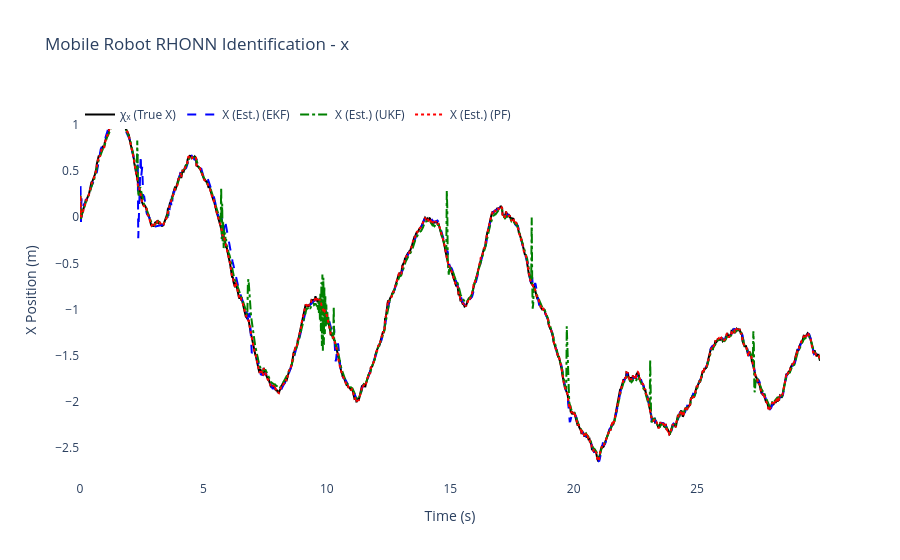
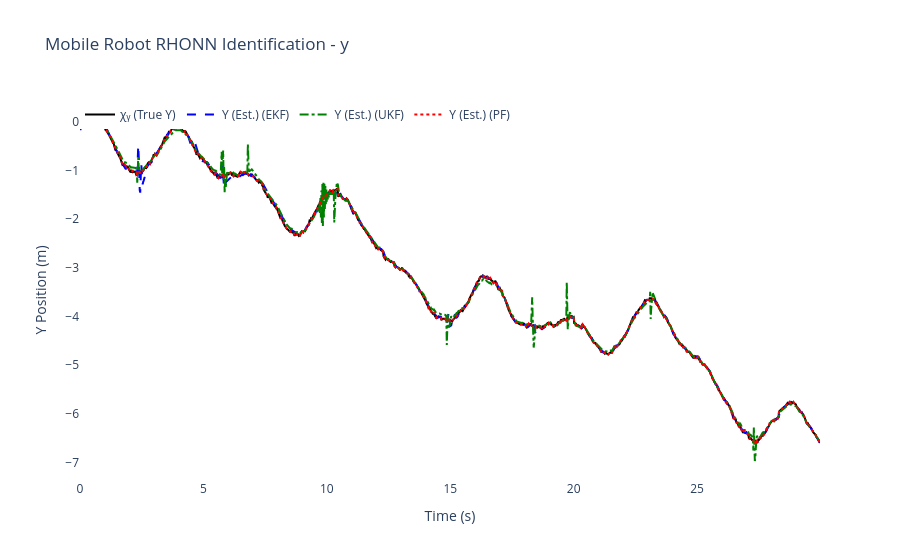
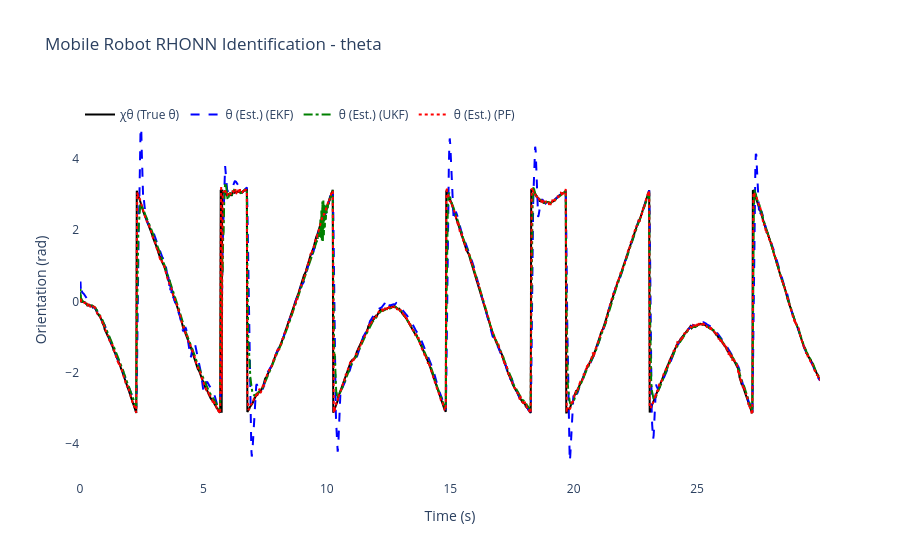
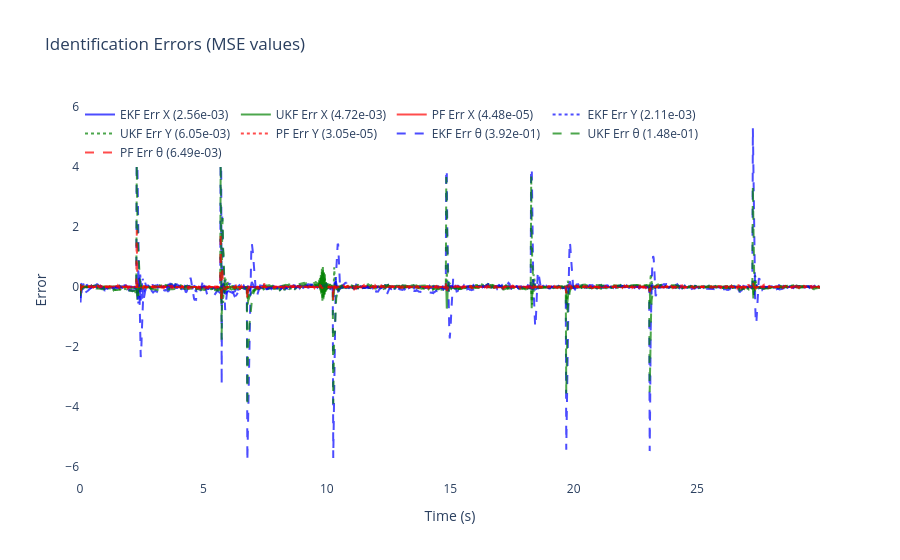

The notebook cell saved with these charts, in order:
### Code cell
# ============================================================
# 6) Results & plots for Differential Drive Mobile Robot
# ============================================================

mse_x_ekf = np.mean((x_true[:, 0] - x_hat_ekf[:, 0])**2)
mse_y_ekf = np.mean((x_true[:, 1] - x_hat_ekf[:, 1])**2)
mse_theta_ekf = np.mean((x_true[:, 2] - x_hat_ekf[:, 2])**2)

mse_x_ukf = np.mean((x_true[:, 0] - x_hat_ukf[:, 0])**2)
mse_y_ukf = np.mean((x_true[:, 1] - x_hat_ukf[:, 1])**2)
mse_theta_ukf = np.mean((x_true[:, 2] - x_hat_ukf[:, 2])**2)

mse_x_pf = np.mean((x_true[:, 0] - x_hat_pf[:, 0])**2)
mse_y_pf = np.mean((x_true[:, 1] - x_hat_pf[:, 1])**2)
mse_theta_pf = np.mean((x_true[:, 2] - x_hat_pf[:, 2])**2)

print(f"\nFinal EKF-RHONN Weights:")
for i in range(3):
    state_names = ['x', 'y', 'theta']
    print(f"  Neuron {i+1} ({state_names[i]}): {ekf_trainer.weights[i]}")

print(f"\nFinal UKF-RHONN Weights:")
for i in range(3):
    state_names = ['x', 'y', 'theta']
    print(f"  Neuron {i+1} ({state_names[i]}): {ukf_trainer.weights[i]}")

print(f"\nFinal PF-RHONN Weight Estimates:")
pf_estimates = pf_trainer.get_estimate()
for i in range(3):
    state_names = ['x', 'y', 'theta']
    print(f"  Neuron {i+1} ({state_names[i]}): {pf_estimates[i]}")

print("\n--- Performance Comparison (MSE) ---")
print(f"EKF MSE x:     {mse_x_ekf:.6f}")
print(f"EKF MSE y:     {mse_y_ekf:.6f}")
print(f"EKF MSE theta: {mse_theta_ekf:.6f}")
print(f"UKF MSE x:     {mse_x_ukf:.6f}")
print(f"UKF MSE y:     {mse_y_ukf:.6f}")
print(f"UKF MSE theta: {mse_theta_ukf:.6f}")
print(f"PF  MSE x:     {mse_x_pf:.6f}")
print(f"PF  MSE y:     {mse_y_pf:.6f}")
print(f"PF  MSE theta: {mse_theta_pf:.6f}")

states_info = [
    {'idx': 0, 'var': 'x', 'desc': 'X Position', 'y_label': 'X Position (m)', 'chi': 'χₓ (True X)', 'x': 'X (Est.)'},
    {'idx': 1, 'var': 'y', 'desc': 'Y Position', 'y_label': 'Y Position (m)', 'chi': 'χᵧ (True Y)', 'x': 'Y (Est.)'},
    {'idx': 2, 'var': 'theta', 'desc': 'Orientation', 'y_label': 'Orientation (rad)', 'chi': 'χθ (True θ)', 'x': 'θ (Est.)'}
]

for state_info in states_info:
    i = state_info['idx']
    trace_plant = go.Scatter(x=t_history, y=x_true[:, i], mode='lines', name=state_info['chi'], line=dict(color='black', width=2))
    trace_ekf = go.Scatter(x=t_history, y=x_hat_ekf[:, i], mode='lines', name=f"{state_info['x']} (EKF)", line=dict(dash='dash', color='blue'))
    trace_ukf = go.Scatter(x=t_history, y=x_hat_ukf[:, i], mode='lines', name=f"{state_info['x']} (UKF)", line=dict(dash='dashdot', color='green'))
    trace_pf = go.Scatter(x=t_history, y=x_hat_pf[:, i], mode='lines', name=f"{state_info['x']} (PF)", line=dict(dash='dot', color='red'))
    fig = go.Figure([trace_plant, trace_ekf, trace_ukf, trace_pf])
    fig.update_layout(title=f'Mobile Robot RHONN Identification - {state_info["var"]}', xaxis_title='Time (s)', yaxis_title=state_info['y_label'], legend=dict(x=0, y=1, orientation='h'), font=dict(size=12), plot_bgcolor='white', paper_bgcolor='white')
    fig.show()

error_x_ekf = x_true[:, 0] - x_hat_ekf[:, 0]
error_y_ekf = x_true[:, 1] - x_hat_ekf[:, 1]
error_theta_ekf = x_true[:, 2] - x_hat_ekf[:, 2]
error_x_ukf = x_true[:, 0] - x_hat_ukf[:, 0]
error_y_ukf = x_true[:, 1] - x_hat_ukf[:, 1]
error_theta_ukf = x_true[:, 2] - x_hat_ukf[:, 2]
error_x_pf = x_true[:, 0] - x_hat_pf[:, 0]
error_y_pf = x_true[:, 1] - x_hat_pf[:, 1]
error_theta_pf = x_true[:, 2] - x_hat_pf[:, 2]

fig2 = go.Figure()
fig2.add_trace(go.Scatter(x=t_history, y=error_x_ekf, mode='lines', name=f'EKF Err X ({mse_x_ekf:.2e})', opacity=0.7, line=dict(color='blue')))
fig2.add_trace(go.Scatter(x=t_history, y=error_x_ukf, mode='lines', name=f'UKF Err X ({mse_x_ukf:.2e})', opacity=0.7, line=dict(color='green')))
fig2.add_trace(go.Scatter(x=t_history, y=error_x_pf, mode='lines', name=f'PF Err X ({mse_x_pf:.2e})', opacity=0.7, line=dict(color='red')))
fig2.add_trace(go.Scatter(x=t_history, y=error_y_ekf, mode='lines', name=f'EKF Err Y ({mse_y_ekf:.2e})', opacity=0.7, line=dict(color='blue', dash='dot')))
fig2.add_trace(go.Scatter(x=t_history, y=error_y_ukf, mode='lines', name=f'UKF Err Y ({mse_y_ukf:.2e})', opacity=0.7, line=dict(color='green', dash='dot')))
fig2.add_trace(go.Scatter(x=t_history, y=error_y_pf, mode='lines', name=f'PF Err Y ({mse_y_pf:.2e})', opacity=0.7, line=dict(color='red', dash='dot')))
fig2.add_trace(go.Scatter(x=t_history, y=error_theta_ekf, mode='lines', name=f'EKF Err θ ({mse_theta_ekf:.2e})', opacity=0.7, line=dict(color='blue', dash='dash')))
fig2.add_trace(go.Scatter(x=t_history, y=error_theta_ukf, mode='lines', name=f'UKF Err θ ({mse_theta_ukf:.2e})', opacity=0.7, line=dict(color='green', dash='dash')))
fig2.add_trace(go.Scatter(x=t_history, y=error_theta_pf, mode='lines', name=f'PF Err θ ({mse_theta_pf:.2e})', opacity=0.7, line=dict(color='red', dash='dash')))
fig2.update_layout(title='Identification Errors (MSE values)', xaxis_title='Time (s)', yaxis_title='Error', legend=dict(x=0, y=1, orientation='h'), font=dict(size=12), plot_bgcolor='white', paper_bgcolor='white')
fig2.show()

# 2D Trajectory plot
fig_trajectory = go.Figure()
fig_trajectory.add_trace(go.Scatter(x=x_true[:, 0], y=x_true[:, 1], mode='lines', name='True', line=dict(color='black', width=3)))
fig_trajectory.add_trace(go.Scatter(x=x_hat_ekf[:, 0], y=x_hat_ekf[:, 1], mode='lines', name='EKF', line=dict(color='blue', width=2, dash='dash')))
fig_trajectory.add_trace(go.Scatter(x=x_hat_ukf[:, 0], y=x_hat_ukf[:, 1], mode='lines', name='UKF', line=dict(color='green', width=2, dash='dashdot')))
fig_trajectory.add_trace(go.Scatter(x=x_hat_pf[:, 0], y=x_hat_pf[:, 1], mode='lines', name='PF', line=dict(color='red', width=2, dash='dot')))
fig_trajectory.add_trace(go.Scatter(x=[x_true[0, 0]], y=[x_true[0, 1]], mode='markers', name='Start', marker=dict(color='green', size=10, symbol='star')))
fig_trajectory.add_trace(go.Scatter(x=[x_true[-1, 0]], y=[x_true[-1, 1]], mode='markers', name='End', marker=dict(color='red', size=10, symbol='square')))
fig_trajectory.update_layout(title='Trajectory Comparison (Optimized Params)', xaxis_title='X (m)', yaxis_title='Y (m)', font=dict(size=12), plot_bgcolor='white', paper_bgcolor='white', showlegend=True)
fig_trajectory.show()

mse_total_ekf = mse_x_ekf + mse_y_ekf + mse_theta_ekf
mse_total_ukf = mse_x_ukf + mse_y_ukf + mse_theta_ukf
mse_total_pf = mse_x_pf + mse_y_pf + mse_theta_pf
mse_totals = {'EKF': mse_total_ekf, 'UKF': mse_total_ukf, 'PF': mse_total_pf}
best_filter = min(mse_totals, key=mse_totals.get)
print(f"\nBest overall performance: {best_filter} (total MSE: {mse_totals[best_filter]:.6f})")

# --- Parameter summary ---
print("\n--- Optimized Parameter Summary ---")
print(f"EKF params: Q={ekf_trainer.Q[0][0,0]:.3e} R={ekf_trainer.R[0][0]:.3e} P0~{ekf_trainer.P[0][0,0]:.3e} eta={ekf_trainer.eta:.3f}")
print(f"UKF params: alpha={ukf_trainer.alpha:.3e} eta={ukf_trainer.eta:.3f} Qdiag={ukf_trainer.Q[0][0,0]:.3e} R={ukf_trainer.R[0][0]:.3e}")
print(f"PF params: Q_std={pf_trainer.Q_std} R_std={pf_trainer.R_std} ESS_th={pf_trainer.ess_threshold:.1f} n_particles={pf_trainer.n_particles}")

print("Optimization + simulation complete.")

### Figure 1 — Plotly figure (JSON) as saved in the notebook; plotly's stock layout.template omitted (floating-point values rounded to 4 significant figures; data arrays with more than 128 entries replaced by an {"elided": "..."} marker saying what was removed)
{"data": [{"line": {"color": "black", "width": 2}, "mode": "lines", "name": "χₓ (True X)", "type": "scatter", "x": {"elided": "1500 float values"}, "y": {"elided": "1500 float values"}}, {"line": {"color": "blue", "dash": "dash"}, "mode": "lines", "name": "X (Est.) (EKF)", "type": "scatter", "x": {"elided": "1500 float values"}, "y": {"elided": "1500 float values"}}, {"line": {"color": "green", "dash": "dashdot"}, "mode": "lines", "name": "X (Est.) (UKF)", "type": "scatter", "x": {"elided": "1500 float values"}, "y": {"elided": "1500 float values"}}, {"line": {"color": "red", "dash": "dot"}, "mode": "lines", "name": "X (Est.) (PF)", "type": "scatter", "x": {"elided": "1500 float values"}, "y": {"elided": "1500 float values"}}], "layout": {"font": {"size": 12}, "legend": {"orientation": "h", "x": 0, "y": 1}, "paper_bgcolor": "white", "plot_bgcolor": "white", "title": {"text": "Mobile Robot RHONN Identification - x"}, "xaxis": {"title": {"text": "Time (s)"}}, "yaxis": {"title": {"text": "X Position (m)"}}}}

### Figure 2 — Plotly figure (JSON) as saved in the notebook; plotly's stock layout.template omitted (floating-point values rounded to 4 significant figures; data arrays with more than 128 entries replaced by an {"elided": "..."} marker saying what was removed)
{"data": [{"line": {"color": "black", "width": 2}, "mode": "lines", "name": "χᵧ (True Y)", "type": "scatter", "x": {"elided": "1500 float values"}, "y": {"elided": "1500 float values"}}, {"line": {"color": "blue", "dash": "dash"}, "mode": "lines", "name": "Y (Est.) (EKF)", "type": "scatter", "x": {"elided": "1500 float values"}, "y": {"elided": "1500 float values"}}, {"line": {"color": "green", "dash": "dashdot"}, "mode": "lines", "name": "Y (Est.) (UKF)", "type": "scatter", "x": {"elided": "1500 float values"}, "y": {"elided": "1500 float values"}}, {"line": {"color": "red", "dash": "dot"}, "mode": "lines", "name": "Y (Est.) (PF)", "type": "scatter", "x": {"elided": "1500 float values"}, "y": {"elided": "1500 float values"}}], "layout": {"font": {"size": 12}, "legend": {"orientation": "h", "x": 0, "y": 1}, "paper_bgcolor": "white", "plot_bgcolor": "white", "title": {"text": "Mobile Robot RHONN Identification - y"}, "xaxis": {"title": {"text": "Time (s)"}}, "yaxis": {"title": {"text": "Y Position (m)"}}}}

### Figure 3 — Plotly figure (JSON) as saved in the notebook; plotly's stock layout.template omitted (floating-point values rounded to 4 significant figures; data arrays with more than 128 entries replaced by an {"elided": "..."} marker saying what was removed)
{"data": [{"line": {"color": "black", "width": 2}, "mode": "lines", "name": "χθ (True θ)", "type": "scatter", "x": {"elided": "1500 float values"}, "y": {"elided": "1500 float values"}}, {"line": {"color": "blue", "dash": "dash"}, "mode": "lines", "name": "θ (Est.) (EKF)", "type": "scatter", "x": {"elided": "1500 float values"}, "y": {"elided": "1500 float values"}}, {"line": {"color": "green", "dash": "dashdot"}, "mode": "lines", "name": "θ (Est.) (UKF)", "type": "scatter", "x": {"elided": "1500 float values"}, "y": {"elided": "1500 float values"}}, {"line": {"color": "red", "dash": "dot"}, "mode": "lines", "name": "θ (Est.) (PF)", "type": "scatter", "x": {"elided": "1500 float values"}, "y": {"elided": "1500 float values"}}], "layout": {"font": {"size": 12}, "legend": {"orientation": "h", "x": 0, "y": 1}, "paper_bgcolor": "white", "plot_bgcolor": "white", "title": {"text": "Mobile Robot RHONN Identification - theta"}, "xaxis": {"title": {"text": "Time (s)"}}, "yaxis": {"title": {"text": "Orientation (rad)"}}}}

### Figure 4 — Plotly figure (JSON) as saved in the notebook; plotly's stock layout.template omitted (floating-point values rounded to 4 significant figures; data arrays with more than 128 entries replaced by an {"elided": "..."} marker saying what was removed)
{"data": [{"line": {"color": "blue"}, "mode": "lines", "name": "EKF Err X (2.56e-03)", "opacity": 0.7, "type": "scatter", "x": {"elided": "1500 float values"}, "y": {"elided": "1500 float values"}}, {"line": {"color": "green"}, "mode": "lines", "name": "UKF Err X (4.72e-03)", "opacity": 0.7, "type": "scatter", "x": {"elided": "1500 float values"}, "y": {"elided": "1500 float values"}}, {"line": {"color": "red"}, "mode": "lines", "name": "PF Err X (4.48e-05)", "opacity": 0.7, "type": "scatter", "x": {"elided": "1500 float values"}, "y": {"elided": "1500 float values"}}, {"line": {"color": "blue", "dash": "dot"}, "mode": "lines", "name": "EKF Err Y (2.11e-03)", "opacity": 0.7, "type": "scatter", "x": {"elided": "1500 float values"}, "y": {"elided": "1500 float values"}}, {"line": {"color": "green", "dash": "dot"}, "mode": "lines", "name": "UKF Err Y (6.05e-03)", "opacity": 0.7, "type": "scatter", "x": {"elided": "1500 float values"}, "y": {"elided": "1500 float values"}}, {"line": {"color": "red", "dash": "dot"}, "mode": "lines", "name": "PF Err Y (3.05e-05)", "opacity": 0.7, "type": "scatter", "x": {"elided": "1500 float values"}, "y": {"elided": "1500 float values"}}, {"line": {"color": "blue", "dash": "dash"}, "mode": "lines", "name": "EKF Err θ (3.92e-01)", "opacity": 0.7, "type": "scatter", "x": {"elided": "1500 float values"}, "y": {"elided": "1500 float values"}}, {"line": {"color": "green", "dash": "dash"}, "mode": "lines", "name": "UKF Err θ (1.48e-01)", "opacity": 0.7, "type": "scatter", "x": {"elided": "1500 float values"}, "y": {"elided": "1500 float values"}}, {"line": {"color": "red", "dash": "dash"}, "mode": "lines", "name": "PF Err θ (6.49e-03)", "opacity": 0.7, "type": "scatter", "x": {"elided": "1500 float values"}, "y": {"elided": "1500 float values"}}], "layout": {"font": {"size": 12}, "legend": {"orientation": "h", "x": 0, "y": 1}, "paper_bgcolor": "white", "plot_bgcolor": "white", "title": {"text": "Identification Errors (MSE values)"}, "xaxis": {"title": {"text": "Time (s)"}}, "yaxis": {"title": {"text": "Error"}}}}
